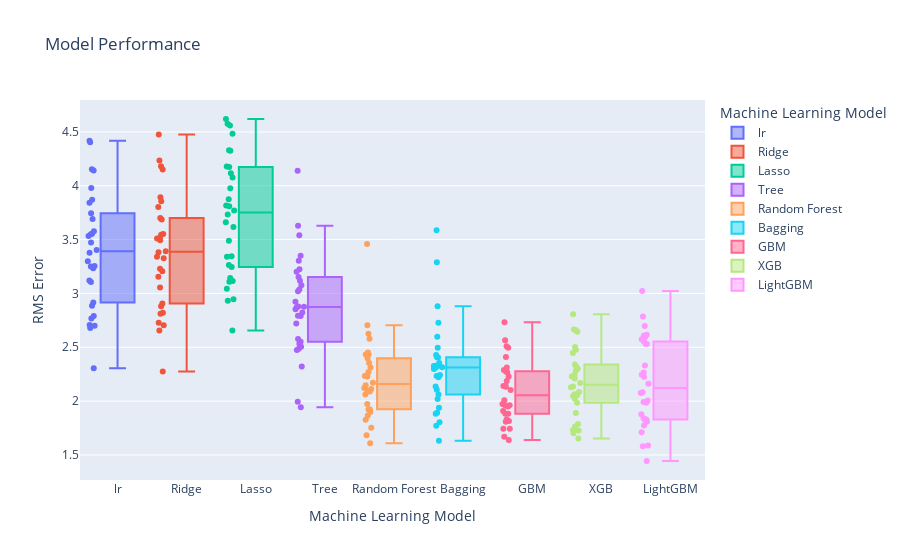

Source (notebook cell):
### Code cell
fig = px.box(regressmod, x="variable", y="value",color="variable",points='all',
labels={"variable": "Machine Learning Model",
        "value": "RMS Error"
        },title="Model Performance")
fig.show()
# fig.write_image("app/static/Boxplot.jpeg",engine="kaleido",format="png", width=1600, height=700, scale=0.75)

### Figure 1 — Plotly figure (JSON) as saved in the notebook; plotly's stock layout.template omitted (floating-point values rounded to 4 significant figures)
{"data": [{"alignmentgroup": "True", "boxpoints": "all", "hovertemplate": "Machine Learning Model=%{x}<br>RMS Error=%{y}<extra></extra>", "legendgroup": "lr", "marker": {"color": "#636efa"}, "name": "lr", "notched": false, "offsetgroup": "lr", "orientation": "v", "showlegend": true, "type": "box", "x": ["lr", "lr", "lr", "lr", "lr", "lr", "lr", "lr", "lr", "lr", "lr", "lr", "lr", "lr", "lr", "lr", "lr", "lr", "lr", "lr", "lr", "lr", "lr", "lr", "lr", "lr", "lr", "lr", "lr", "lr"], "x0": " ", "xaxis": "x", "y": [3.746, 3.691, 2.304, 4.417, 2.7, 3.298, 3.12, 3.978, 3.869, 2.79, 2.707, 4.142, 3.255, 3.577, 3.378, 3.105, 4.403, 3.532, 3.403, 2.68, 3.235, 2.768, 3.25, 3.842, 4.152, 3.549, 3.555, 3.473, 2.885, 2.916], "y0": " ", "yaxis": "y"}, {"alignmentgroup": "True", "boxpoints": "all", "hovertemplate": "Machine Learning Model=%{x}<br>RMS Error=%{y}<extra></extra>", "legendgroup": "Ridge", "marker": {"color": "#EF553B"}, "name": "Ridge", "notched": false, "offsetgroup": "Ridge", "orientation": "v", "showlegend": true, "type": "box", "x": ["Ridge", "Ridge", "Ridge", "Ridge", "Ridge", "Ridge", "Ridge", "Ridge", "Ridge", "Ridge", "Ridge", "Ridge", "Ridge", "Ridge", "Ridge", "Ridge", "Ridge", "Ridge", "Ridge", "Ridge", "Ridge", "Ridge", "Ridge", "Ridge", "Ridge", "Ridge", "Ridge", "Ridge", "Ridge", "Ridge"], "x0": " ", "xaxis": "x", "y": [3.687, 3.699, 2.274, 4.475, 2.656, 3.327, 3.054, 3.892, 3.855, 2.812, 2.704, 4.181, 3.34, 3.493, 3.382, 3.156, 4.234, 3.51, 3.392, 2.727, 3.229, 2.82, 3.205, 3.801, 4.15, 3.517, 3.546, 3.551, 2.88, 2.907], "y0": " ", "yaxis": "y"}, {"alignmentgroup": "True", "boxpoints": "all", "hovertemplate": "Machine Learning Model=%{x}<br>RMS Error=%{y}<extra></extra>", "legendgroup": "Lasso", "marker": {"color": "#00cc96"}, "name": "Lasso", "notched": false, "offsetgroup": "Lasso", "orientation": "v", "showlegend": true, "type": "box", "x": ["Lasso", "Lasso", "Lasso", "Lasso", "Lasso", "Lasso", "Lasso", "Lasso", "Lasso", "Lasso", "Lasso", "Lasso", "Lasso", "Lasso", "Lasso", "Lasso", "Lasso", "Lasso", "Lasso", "Lasso", "Lasso", "Lasso", "Lasso", "Lasso", "Lasso", "Lasso", "Lasso", "Lasso", "Lasso", "Lasso"], "x0": " ", "xaxis": "x", "y": [3.977, 4.483, 2.657, 4.62, 3.115, 3.661, 3.144, 4.173, 4.18, 3.044, 2.932, 4.329, 3.734, 4.115, 4.076, 3.341, 4.576, 3.874, 3.345, 2.945, 3.488, 3.246, 3.617, 3.816, 4.559, 3.809, 3.771, 4.325, 3.109, 3.265], "y0": " ", "yaxis": "y"}, {"alignmentgroup": "True", "boxpoints": "all", "hovertemplate": "Machine Learning Model=%{x}<br>RMS Error=%{y}<extra></extra>", "legendgroup": "Tree", "marker": {"color": "#ab63fa"}, "name": "Tree", "notched": false, "offsetgroup": "Tree", "orientation": "v", "showlegend": true, "type": "box", "x": ["Tree", "Tree", "Tree", "Tree", "Tree", "Tree", "Tree", "Tree", "Tree", "Tree", "Tree", "Tree", "Tree", "Tree", "Tree", "Tree", "Tree", "Tree", "Tree", "Tree", "Tree", "Tree", "Tree", "Tree", "Tree", "Tree", "Tree", "Tree", "Tree", "Tree"], "x0": " ", "xaxis": "x", "y": [2.576, 3.351, 3.02, 4.139, 2.533, 2.486, 2.822, 3.54, 2.552, 2.322, 1.943, 2.878, 2.79, 3.076, 2.876, 2.722, 2.792, 3.304, 2.474, 3.036, 2.924, 1.994, 3.224, 3.629, 3.202, 3.118, 2.854, 2.872, 3.152, 2.506], "y0": " ", "yaxis": "y"}, {"alignmentgroup": "True", "boxpoints": "all", "hovertemplate": "Machine Learning Model=%{x}<br>RMS Error=%{y}<extra></extra>", "legendgroup": "Random Forest", "marker": {"color": "#FFA15A"}, "name": "Random Forest", "notched": false, "offsetgroup": "Random Forest", "orientation": "v", "showlegend": true, "type": "box", "x": ["Random Forest", "Random Forest", "Random Forest", "Random Forest", "Random Forest", "Random Forest", "Random Forest", "Random Forest", "Random Forest", "Random Forest", "Random Forest", "Random Forest", "Random Forest", "Random Forest", "Random Forest", "Random Forest", "Random Forest", "Random Forest", "Random Forest", "Random Forest", "Random Forest", "Random Forest", "Random Forest", "Random Forest", "Random Forest", "Random Forest", "Random Forest", "Random Forest", "Random Forest", "Random Forest"], "x0": " ", "xaxis": "x", "y": [1.925, 2.433, 1.867, 3.458, 1.827, 2.09, 2.17, 2.706, 2.233, 1.609, 1.923, 2.435, 2.112, 1.973, 1.752, 2.121, 2.062, 2.625, 2.355, 2.097, 2.312, 1.683, 2.397, 2.451, 2.58, 2.27, 2.148, 2.239, 2.228, 1.9], "y0": " ", "yaxis": "y"}, {"alignmentgroup": "True", "boxpoints": "all", "hovertemplate": "Machine Learning Model=%{x}<br>RMS Error=%{y}<extra></extra>", "legendgroup": "Bagging", "marker": {"color": "#19d3f3"}, "name": "Bagging", "notched": false, "offsetgroup": "Bagging", "orientation": "v", "showlegend": true, "type": "box", "x": ["Bagging", "Bagging", "Bagging", "Bagging", "Bagging", "Bagging", "Bagging", "Bagging", "Bagging", "Bagging", "Bagging", "Bagging", "Bagging", "Bagging", "Bagging", "Bagging", "Bagging", "Bagging", "Bagging", "Bagging", "Bagging", "Bagging", "Bagging", "Bagging", "Bagging", "Bagging", "Bagging", "Bagging", "Bagging", "Bagging"], "x0": " ", "xaxis": "x", "y": [2.02, 2.407, 1.772, 3.587, 1.884, 2.329, 2.243, 3.29, 2.322, 1.631, 2.221, 2.428, 2.314, 2.329, 1.939, 2.107, 2.298, 2.597, 2.406, 2.327, 2.881, 1.805, 2.354, 2.495, 2.728, 2.136, 2.234, 2.31, 1.893, 2.061], "y0": " ", "yaxis": "y"}, {"alignmentgroup": "True", "boxpoints": "all", "hovertemplate": "Machine Learning Model=%{x}<br>RMS Error=%{y}<extra></extra>", "legendgroup": "GBM", "marker": {"color": "#FF6692"}, "name": "GBM", "notched": false, "offsetgroup": "GBM", "orientation": "v", "showlegend": true, "type": "box", "x": ["GBM", "GBM", "GBM", "GBM", "GBM", "GBM", "GBM", "GBM", "GBM", "GBM", "GBM", "GBM", "GBM", "GBM", "GBM", "GBM", "GBM", "GBM", "GBM", "GBM", "GBM", "GBM", "GBM", "GBM", "GBM", "GBM", "GBM", "GBM", "GBM", "GBM"], "x0": " ", "xaxis": "x", "y": [2.135, 2.007, 1.669, 2.732, 1.639, 2.142, 2.188, 2.411, 2.23, 1.743, 1.961, 2.51, 1.83, 1.817, 1.809, 1.973, 1.884, 2.566, 2.277, 1.949, 2.266, 1.744, 2.14, 2.312, 2.495, 2.289, 2.103, 1.908, 1.883, 1.96], "y0": " ", "yaxis": "y"}, {"alignmentgroup": "True", "boxpoints": "all", "hovertemplate": "Machine Learning Model=%{x}<br>RMS Error=%{y}<extra></extra>", "legendgroup": "XGB", "marker": {"color": "#B6E880"}, "name": "XGB", "notched": false, "offsetgroup": "XGB", "orientation": "v", "showlegend": true, "type": "box", "x": ["XGB", "XGB", "XGB", "XGB", "XGB", "XGB", "XGB", "XGB", "XGB", "XGB", "XGB", "XGB", "XGB", "XGB", "XGB", "XGB", "XGB", "XGB", "XGB", "XGB", "XGB", "XGB", "XGB", "XGB", "XGB", "XGB", "XGB", "XGB", "XGB", "XGB"], "x0": " ", "xaxis": "x", "y": [2.229, 2.478, 1.728, 2.665, 1.787, 1.985, 2.34, 2.806, 2.302, 1.702, 1.733, 2.023, 2.135, 2.169, 1.89, 2.063, 2.661, 2.504, 2.244, 2.054, 2.446, 1.653, 2.086, 2.318, 2.281, 2.128, 2.048, 2.643, 2.21, 1.765], "y0": " ", "yaxis": "y"}, {"alignmentgroup": "True", "boxpoints": "all", "hovertemplate": "Machine Learning Model=%{x}<br>RMS Error=%{y}<extra></extra>", "legendgroup": "LightGBM", "marker": {"color": "#FF97FF"}, "name": "LightGBM", "notched": false, "offsetgroup": "LightGBM", "orientation": "v", "showlegend": true, "type": "box", "x": ["LightGBM", "LightGBM", "LightGBM", "LightGBM", "LightGBM", "LightGBM", "LightGBM", "LightGBM", "LightGBM", "LightGBM", "LightGBM", "LightGBM", "LightGBM", "LightGBM", "LightGBM", "LightGBM", "LightGBM", "LightGBM", "LightGBM", "LightGBM", "LightGBM", "LightGBM", "LightGBM", "LightGBM", "LightGBM", "LightGBM", "LightGBM", "LightGBM", "LightGBM", "LightGBM"], "x0": " ", "xaxis": "x", "y": [2.245, 2.555, 1.712, 3.022, 1.444, 1.985, 2.16, 2.617, 2.534, 1.581, 1.83, 2.083, 2.266, 1.878, 1.811, 2.075, 1.993, 2.785, 2.61, 1.828, 2.226, 1.589, 2.574, 2.53, 2.697, 2.592, 2.006, 1.842, 2.331, 1.775], "y0": " ", "yaxis": "y"}], "layout": {"boxmode": "overlay", "legend": {"title": {"text": "Machine Learning Model"}, "tracegroupgap": 0}, "title": {"text": "Model Performance"}, "xaxis": {"anchor": "y", "categoryarray": ["lr", "Ridge", "Lasso", "Tree", "Random Forest", "Bagging", "GBM", "XGB", "LightGBM"], "categoryorder": "array", "domain": [0, 1], "title": {"text": "Machine Learning Model"}}, "yaxis": {"anchor": "x", "domain": [0, 1], "title": {"text": "RMS Error"}}}}
